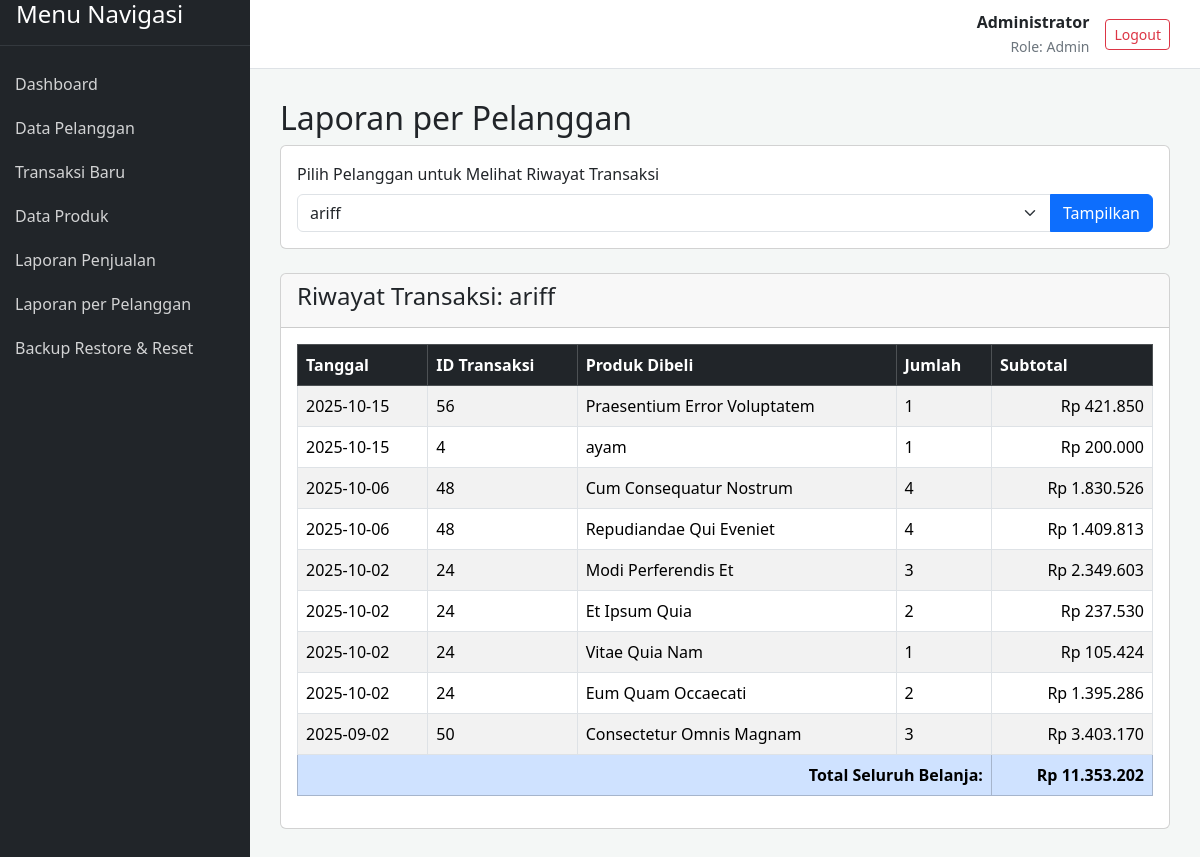
Page /laporan/laporan_pelanggan.php?id_pelanggan=4 (signed in) on the committed database.
### tables this page shows
CREATE TABLE `pelanggan` (
  `id_pelanggan` int(11) NOT NULL,
  `nama_pelanggan` varchar(100) NOT NULL,
  `email` varchar(100) NOT NULL,
  `no_hp` varchar(20) DEFAULT NULL,
  `alamat` text DEFAULT NULL
);

CREATE TABLE `detail_transaksi` (
  `id_detail` int(11) NOT NULL,
  `id_transaksi` int(11) NOT NULL,
  `id_produk` int(11) NOT NULL,
  `jumlah` int(11) NOT NULL,
  `subtotal` decimal(12,2) NOT NULL
);

CREATE TABLE `transaksi` (
  `id_transaksi` int(11) NOT NULL,
  `tanggal_transaksi` date NOT NULL,
  `id_pelanggan` int(11) DEFAULT NULL,
  `total_harga` decimal(12,2) NOT NULL
);

CREATE TABLE `produk` (
  `id_produk` int(11) NOT NULL,
  `kode_produk` varchar(20) NOT NULL,
  `nama_produk` varchar(100) NOT NULL,
  `kategori` varchar(50) DEFAULT NULL,
  `harga` decimal(10,2) NOT NULL,
  `stok` int(11) NOT NULL
);

### laporan/laporan_pelanggan.php (the view, shortened to what this page needs)
<?php
include '../templates/header.php';
include '../config/database.php';
$stmt_pelanggan = $pdo->query("SELECT id_pelanggan, nama_pelanggan FROM pelanggan ORDER BY nama_pelanggan ASC");
$pelanggan_list = $stmt_pelanggan->fetchAll(PDO::FETCH_ASSOC);
$laporan = [];
$pelanggan_terpilih = null;
$total_belanja = 0;
$id_pelanggan_terpilih = isset($_GET['id_pelanggan']) ? $_GET['id_pelanggan'] : null;
if (!empty($id_pelanggan_terpilih)) {
    $stmt_info = $pdo->prepare("SELECT * FROM pelanggan WHERE id_pelanggan = ?");
    $stmt_info->execute([$id_pelanggan_terpilih]);
    $pelanggan_terpilih = $stmt_info->fetch(PDO::FETCH_ASSOC);
    $sql_laporan = "SELECT t.tanggal_transaksi, t.id_transaksi, p.nama_produk, dt.jumlah, dt.subtotal
                    FROM transaksi t
                    JOIN detail_transaksi dt ON t.id_transaksi = dt.id_transaksi
                    JOIN produk p ON dt.id_produk = p.id_produk
                    WHERE t.id_pelanggan = ?
                    ORDER BY t.tanggal_transaksi DESC, t.id_transaksi DESC";
    $stmt_laporan = $pdo->prepare($sql_laporan);
    $stmt_laporan->execute([$id_pelanggan_terpilih]);
    $laporan = $stmt_laporan->fetchAll(PDO::FETCH_ASSOC);
    $stmt_total = $pdo->prepare("SELECT SUM(total_harga) as total FROM transaksi WHERE id_pelanggan = ?");
    $stmt_total->execute([$id_pelanggan_terpilih]);
    $total_belanja = $stmt_total->fetchColumn();
}
?>
<h2>Laporan per Pelanggan</h2>
<div class="card card-body mb-4">
    <form method="GET" action="laporan_pelanggan.php">
        <label for="id_pelanggan" class="form-label">Pilih Pelanggan untuk Melihat Riwayat Transaksi</label>
        <div class="input-group">
            <select name="id_pelanggan" id="id_pelanggan" class="form-select" required>
                <?php foreach ($pelanggan_list as $p): ?>
                    <option value="<?php echo $p['id_pelanggan']; ?>" <?php echo ($p['id_pelanggan'] == $id_pelanggan_terpilih) ? 'selected' : ''; ?>>
                        <?php echo htmlspecialchars($p['nama_pelanggan']); ?>
                    </option>
                <?php endforeach; ?>
            </select>
            <button type="submit" class="btn btn-primary">Tampilkan</button>
        </div>
    </form>
</div>
<?php if ($pelanggan_terpilih): ?>
    <div class="card">
        <div class="card-header">
            <h4>Riwayat Transaksi: <?php echo htmlspecialchars($pelanggan_terpilih['nama_pelanggan']); ?></h4>
        </div>
        <div class="card-body">
            <table class="table table-bordered table-striped">
                <thead class="table-dark">
                    <tr>
                        <th>Tanggal</th>
                        <th>ID Transaksi</th>
                        <th>Produk Dibeli</th>
                        <th>Jumlah</th>
                        <th>Subtotal</th>
                    </tr>
                </thead>
                <tbody>
                    <?php if (empty($laporan)): ?>
                        <tr><td colspan="5" class="text-center">Tidak ada riwayat transaksi.</td></tr>
                    <?php else: ?>
                        <?php foreach ($laporan as $item): ?>
                            <tr>
                                <td><?php echo htmlspecialchars($item['tanggal_transaksi']); ?></td>
                                <td><?php echo htmlspecialchars($item['id_transaksi']); ?></td>
                                <td><?php echo htmlspecialchars($item['nama_produk']); ?></td>
                                <td><?php echo htmlspecialchars($item['jumlah']); ?></td>
                                <td class="text-end">Rp <?php echo number_format($item['subtotal'], 0, ',', '.'); ?></td>
                            </tr>
                        <?php endforeach; ?>
                    <?php endif; ?>
                </tbody>
                <tfoot>
                    <tr class="table-primary">
                        <th colspan="4" class="text-end">Total Seluruh Belanja:</th>
                        <th class="text-end">Rp <?php echo number_format($total_belanja, 0, ',', '.'); ?></th>
                    </tr>
                </tfoot>
            </table>
        </div>
    </div>
<?php endif; ?>
<?php include '../templates/footer.php'; ?>

### templates/header.php (style rules this page uses)
body { display: flex; min-height: 100vh; background-color: #f4f7f6; }

### rows in the picture
pelanggan: nama_pelanggan "ariff"
detail_transaksi: id_transaksi.tanggal_transaksi "2025-10-15", id_transaksi.id_transaksi "56", id_produk.nama_produk "Praesentium Error Voluptatem", jumlah "1", subtotal "421.850"
detail_transaksi: id_transaksi.tanggal_transaksi "2025-10-15", id_transaksi.id_transaksi "4", id_produk.nama_produk "ayam", jumlah "1", subtotal "200.000"
detail_transaksi: id_transaksi.tanggal_transaksi "2025-10-06", id_transaksi.id_transaksi "48", id_produk.nama_produk "Cum Consequatur Nostrum", jumlah "4", subtotal "1.830.526"
detail_transaksi: id_transaksi.tanggal_transaksi "2025-10-06", id_transaksi.id_transaksi "48", id_produk.nama_produk "Repudiandae Qui Eveniet", jumlah "4", subtotal "1.409.813"
detail_transaksi: id_transaksi.tanggal_transaksi "2025-10-02", id_transaksi.id_transaksi "24", id_produk.nama_produk "Modi Perferendis Et", jumlah "3", subtotal "2.349.603"
detail_transaksi: id_transaksi.tanggal_transaksi "2025-10-02", id_transaksi.id_transaksi "24", id_produk.nama_produk "Et Ipsum Quia", jumlah "2", subtotal "237.530"
detail_transaksi: id_transaksi.tanggal_transaksi "2025-10-02", id_transaksi.id_transaksi "24", id_produk.nama_produk "Vitae Quia Nam", jumlah "1", subtotal "105.424"
detail_transaksi: id_transaksi.tanggal_transaksi "2025-10-02", id_transaksi.id_transaksi "24", id_produk.nama_produk "Eum Quam Occaecati", jumlah "2", subtotal "1.395.286"
detail_transaksi: id_transaksi.tanggal_transaksi "2025-09-02", id_transaksi.id_transaksi "50", id_produk.nama_produk "Consectetur Omnis Magnam", jumlah "3", subtotal "3.403.170"

### other values in the picture
$_SESSION['nama_lengkap'] "Administrator"
$_SESSION['role'] "Admin"
$total_belanja "11.353.202"
form field id_pelanggan "ariff"
